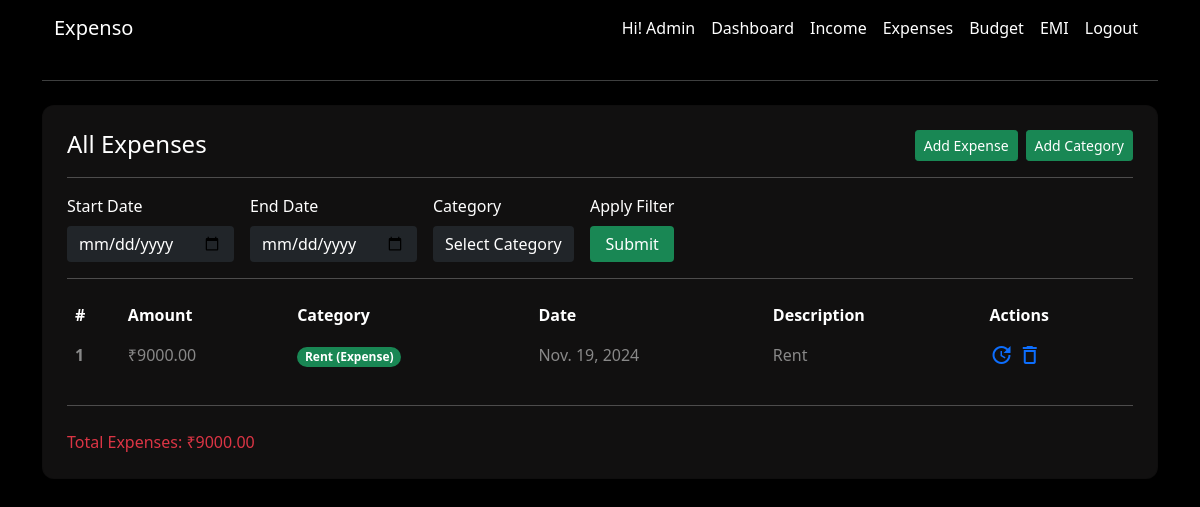
Before: /expenses/ (signed in) with the older database file.
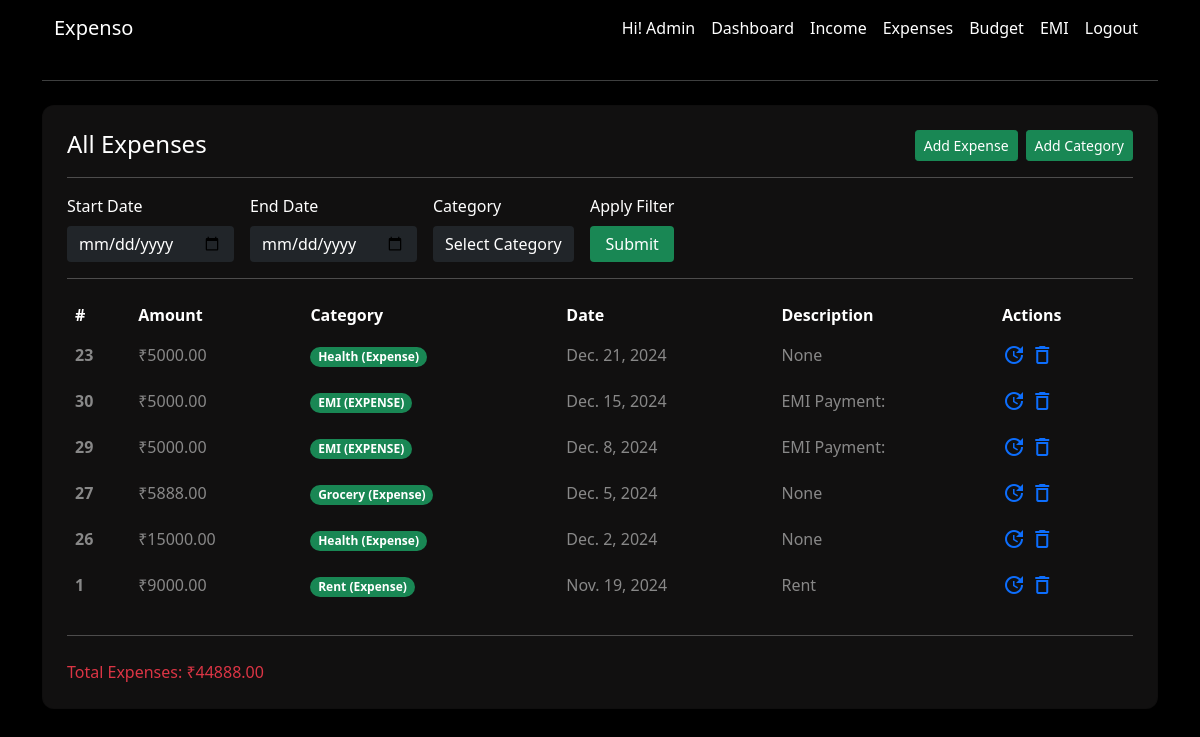
After: the same page with the newer database file.
### app/models.py (models this page shows, shortened)
class User(AbstractBaseUser, PermissionsMixin):
    email = models.EmailField(
        verbose_name="email address",  # Human-readable name for email
        max_length=255,  # Maximum length for the email field
        unique=True,  # Ensures email is unique
    )
    username = models.CharField(max_length=50, unique=True, blank=True, null=True)  # Optional username field
    name = models.CharField(max_length=50)
    phone = models.CharField(max_length=10)
    is_active = models.BooleanField(default=True)  # Defaults to active
    is_admin = models.BooleanField(default=False)
    objects = UserManager()
    USERNAME_FIELD = "email"
    REQUIRED_FIELDS = ["name", "phone", "username"]
    def total_expense(self):
        return sum(expense.amount for expense in self.expenses.all()) if self.expenses.exists() else 0

class Expense(models.Model):
    user = models.ForeignKey(  # Foreign key to associate expense records with a user.
        User,  # Refers to the User model.
        on_delete=models.CASCADE,  # Deletes expense records if the associated user is deleted.
        related_name='expenses'  # Allows reverse querying using 'expenses' on the User model.
    )
    amount = models.DecimalField(  # Field to store the expense amount.
        max_digits=10,  # Maximum number of digits in the amount (including decimal places).
        decimal_places=2  # Number of digits after the decimal point (e.g., 12345.67).
    )
    category = models.ForeignKey(  # Foreign key to associate the expense with a category.
        Category,  # Refers to the Category model.
        on_delete=models.CASCADE,  # Deletes expense records if the associated category is deleted.
        limit_choices_to={'category_type': 'Expense'},  # Limits category choices to "Expense" type.
        related_name='expenses'  # Allows reverse querying using 'expenses' on the Category model.
    )
    description = models.TextField(  # Field to store an optional description for the expense.
        blank=True,  # Allows this field to be left empty in forms.
        null=True  # Allows this field to store NULL values in the database.
    )
    date = models.DateField()  # Field to store the date of the expense.
    is_fixed = models.BooleanField(  # Field to indicate if the expense is fixed (e.g., rent, subscription).
        default=False  # Default value is False, meaning the expense is not fixed.
    )
    created_at = models.DateTimeField(  # Field to store when the expense record was created.
        auto_now_add=True  # Automatically sets the current timestamp when created.
    )

class Category(models.Model):
    INCOME = 'Income'  # Constant for the "Income" category type.
    EXPENSE = 'Expense'  # Constant for the "Expense" category type.
    CATEGORY_TYPES = [  # A list of choices for the 'category_type' field.
        (INCOME, 'Income'),  # First choice is "Income".
        (EXPENSE, 'Expense'),  # Second choice is "Expense".
    ]
    user = models.ForeignKey(  # Foreign key to associate categories with a user.
        User,  # Refers to the User model.
        on_delete=models.CASCADE,  # Deletes categories when the user is deleted.
        blank=True,  # Allows this field to be left empty.
        null=True,  # Allows this field to store NULL values.
        related_name='categories'  # Allows reverse querying using 'categories' on the User model.
    )
    name = models.CharField(  # Field for the category name.
        max_length=50,  # Maximum length of the name is 50 characters.
    )
    category_type = models.CharField(  # Field for the type of category (Income or Expense).
        max_length=10,  # Maximum length of the category type is 10 characters.
        choices=CATEGORY_TYPES  # Limits the field to predefined choices (Income/Expense).
    )
    created_at = models.DateTimeField(  # Field to store when the category was created.
        auto_now_add=True  # Automatically sets the current timestamp when created.
    )
    def __str__(self):  # String representation of the category object.
        return f"{self.name} ({self.category_type})"  # Displays the category name and type in admin or shell.

### app/views.py (the view)
# urls.py: path('expenses/', views.expenses_view, name='expenses'),
@login_required(login_url='login')
def expenses_view(request):
    expense_obj = Expense.objects.filter(user=request.user).order_by('-date')
    expense_categories = request.user.categories.filter(category_type='Expense')
    start_date = request.POST.get('start_date')
    end_date = request.POST.get('end_date')
    category_id = request.POST.get('category')
    if start_date: #Include expenses on or after the start_date
        expense_obj = expense_obj.filter(date__gte=start_date)
    if end_date:   #Include expenses on or before the end_date
        expense_obj = expense_obj.filter(date__lte=end_date)
    if category_id: #Include expenses that match the selected category ID
        expense_obj = expense_obj.filter(category__id=category_id)
    context = {
        'expense_obj':expense_obj,
        'expense_categories':expense_categories,
        'filters': {
            'start_date': start_date,
            'end_date': end_date,
            'category_id': int(category_id) if category_id else None,
        },
    }
    return render(request, 'expense/expenses.html', context)

### app/templates/expense/expenses.html (shortened to what this page needs)
{% extends 'base.html' %}
{% block content %}
<hr class="my-4">
<div class="row">
    <div class="col-12 mb-4">
        <div class="card text-white shadow-sm p-4">
            <div class="d-flex justify-content-between">
                <h4 class="card-title mb-0">All Expenses</h4>
                <div class="d-flex flex-column flex-sm-row gap-2">
                    <a href="{% url 'expense-add' %}" class="btn btn-sm btn-success">Add Expense</a>
                    <a href="{% url 'category-add' %}" class="btn btn-sm btn-success">Add Category</a>
                </div>
            </div>
            <hr>
            <form method="POST" class="d-flex flex-wrap align-items-center">
                <div class="me-3">
                    <label for="start_date" class="form-label">Start Date</label>
                    <input type="date" id="start_date" name="start_date" class="form-control bg-dark text-white border-0 rounded"
                           value="{{ filters.start_date }}">
                </div>
                <div class="me-3">
                    <label for="end_date" class="form-label">End Date</label>
                    <input type="date" id="end_date" name="end_date" class="form-control bg-dark text-white border-0 rounded"
                           value="{{ filters.end_date }}">
                </div>
                <div class="me-3">
                    <label for="category" class="form-label">Category</label>
                    <select id="category" name="category" class="form-control bg-dark text-white border-0 rounded">
                        <option value="" disabled {% if not filters.category_id %}selected{% endif %}>Select Category</option>
                    </select>
                </div>
                <div>
                    <label for="end_date" class="form-label">Apply Filter</label>
                    <button type="submit" class="form-control bg-success text-white border-0 rounded">Submit</button>
                </div>
            </form>
            <hr>
            <div class="table-responsive">
                <table class="table text-white">
                    <thead>
                        <tr>
                            <th scope="col">#</th>
                            <th scope="col">Amount</th>
                            <th scope="col">Category</th>
                            <th scope="col">Date</th>
                            <th scope="col">Description</th>
                            <th scope="col">Actions</th>
                        </tr>
                    </thead>
                    <tbody>
                        {% for expense in expense_obj %}
                        <tr class="text-white-50">
                            <th scope="row">{{expense.id}}</th>
                            <td>₹{{expense.amount}}</td>
                            <td><span class="badge rounded-pill bg-success">{{expense.category}}</span></td>
                            <td>{{expense.date}}</td>
                            <td>{% if expense.description %}  {{expense.description}} {% else %}  None  {% endif %}</td>
                            <td>
                                <a href="{% url 'expense-update' expense.id %}"><span class="material-icons-outlined">update</span></a>
                                <a href="{% url 'expense-delete' expense.id %}"><span class="material-icons-outlined">delete</span></a>
                            </td>
                        </tr>
                        {% endfor %}
                    </tbody>
                </table>
            </div>
            <hr class="my-2">
            <div class="d-flex justify-content-between mt-3">
                <p class="mb-0 text-danger">Total Expenses: ₹{{ request.user.total_expense }}</p>
            </div>
        </div>
    </div>
</div>
{% endblock %}

### app/templates/base.html (shortened to what this page needs)
{% load static %}
<!DOCTYPE html>
<html lang="en">
<head>
    <link href="https://cdn.jsdelivr.net/npm/bootstrap@5.0.2/dist/css/bootstrap.min.css" rel="stylesheet">
</head>
<body class="text-light" style="background-color: #000; min-height: 100vh;">
    <div class="container">
        {% include 'navbar.html' %}
        {% block content %}
        {% endblock %}
    </div>
</body>
</html>

### app/templates/navbar.html (shortened to what this page needs)
<nav class="navbar navbar-expand-lg" style="background-color: #000;">
  <div class="container-fluid">
    <a class="navbar-brand text-white" href="{% url 'home' %}">Expenso</a>
    <div class="collapse navbar-collapse" id="navbarTogglerDemo02">
      <ul class="navbar-nav ms-auto mb-2 mb-lg-0">
          <li class="nav-item">
            <a class="nav-link text-white" href="#">Hi! {{request.user.username | capfirst}}</a>
          </li>
        {% if request.user.is_authenticated %}
          <li class="nav-item">
            <a class="nav-link text-white" href="{% url 'dashboard' %}">Dashboard</a>
          </li>
          <li class="nav-item">
            <a class="nav-link text-white" href="{% url 'income' %}">Income</a>
          </li>
          <li class="nav-item">
            <a class="nav-link text-white" href="{% url 'expenses' %}">Expenses</a>
          </li>
          <li class="nav-item">
            <a class="nav-link text-white" href="{% url 'budgets' %}">Budget</a>
          </li>
          <li class="nav-item">
            <a class="nav-link text-white" href="{% url 'emi' %}">EMI</a>
          </li>
          <li class="nav-item">
            <a class="nav-link text-white" href="{% url 'logout' %}">Logout</a>
          </li>
          {% endif %}
      </ul>
    </div>
  </div>
</nav>

### app/templates/base.html (style rules this page uses)
.table, .table th, .table td { border: none; }
.card { background-color: #111010 !important; border-radius: 12px !important; }

Changed rows visible on the page:
changed User "Admin": user.total_expense "9000.00" → "44888.00"
added Expense: id "23", amount "5000.00", category "Health (Expense)", date "Dec. 21, 2024", description "None"
added Expense: id "30", amount "5000.00", category "EMI (EXPENSE)", date "Dec. 15, 2024", description "EMI Payment:"
added Expense: id "29", amount "5000.00", category "EMI (EXPENSE)", date "Dec. 8, 2024", description "EMI Payment:"
added Expense: id "27", amount "5888.00", category "Grocery (Expense)", date "Dec. 5, 2024", description "None"
added Expense: id "26", amount "15000.00", category "Health (Expense)", date "Dec. 2, 2024", description "None"
